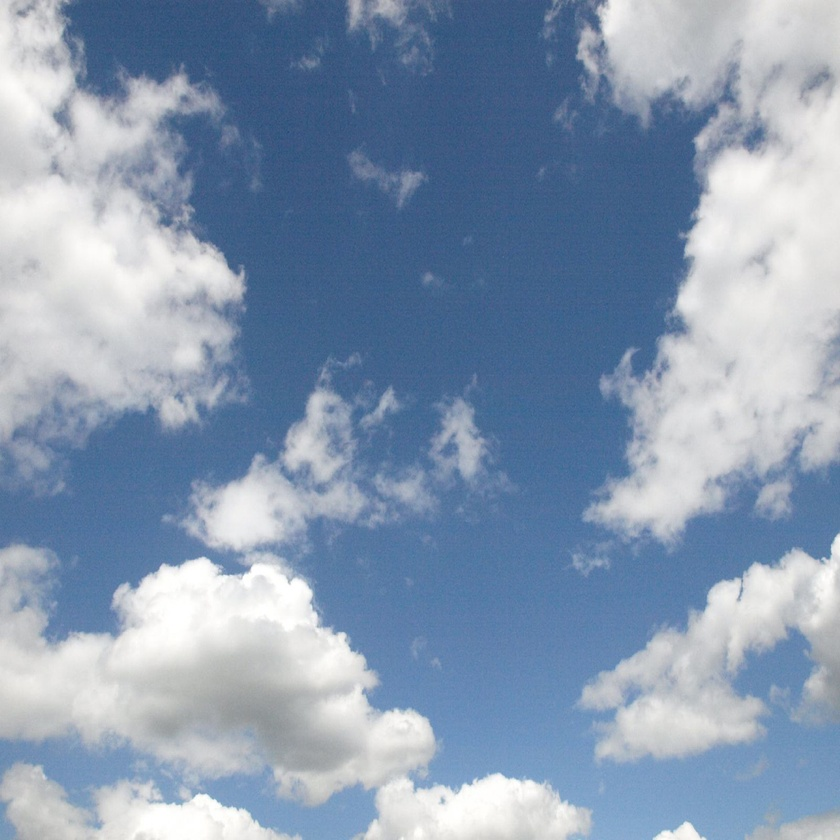
#> input picture test.jpg, 840 x 840 px, shrunk from 1024 x 1024 before the run
$ jupyter execute Testing.ipynb   (shell and % lines are left out)
#> lines starting #> are read from the running program, lines starting #| are printed output that depends on the picture
### utilities.py
"""
This file will contain some utility code
that will be useful when processing images.

Most of the functions here will be used in
Jupyter notebook in order to load, show and
analyse images in the correct format
(Matplotlib), and convert between colour
spaces (E.g BGR -> RGB).

Some other code may be dumped here if
its being used a lot in multiple scripts.
"""
# Version 0.1 - Python 3.x

import cv2, sys, os
import numpy as np
import cv2
import files

# This holds the strings for the conversion
# for the conversion codes. Feel free to add
# more strings if you need a different space
# for analysis (format = "{SPACE1}2{SPACE2})
convert_strs = {
				 "BGR2RGB" : cv2.COLOR_BGR2RGB,
				 "BGR2GRAY": cv2.COLOR_BGR2GRAY,
				 "RGB2BGR" : cv2.COLOR_RGB2BGR,
				 "RGB2GRAY": cv2.COLOR_RGB2GRAY,
			   }

def convert_spaces(img:np.ndarray, spaces:str) -> np.ndarray:

	# Return a new image in the converted space
	return cv2.cvtColor(img, convert_strs[spaces])


def read_image(path:str, spaces:str="BGR2RGB") -> np.ndarray:
	"""
	This funtion will use OpenCV to load an image.
	Note that the default colour space is BGR. To
	convert between spcaes, just change the default
	'key' argument (see convert_strs).

	path - string representing the path of the image
	spaces - string representing key in the convert_dir
	"""
#> called with path = 'test.jpg', spaces = 'BGR2GRAY'

	# Load image (BGR)
	img = cv2.imread(path)
#> img is the input picture: shape (840, 840, 3); mean B, G, R 177.6, 153.9, 135.1

	# Returns the converted image
	return convert_spaces(img, spaces)
#> in convert_spaces, `return cv2.cvtColor(img, convert_strs[spaces])`:
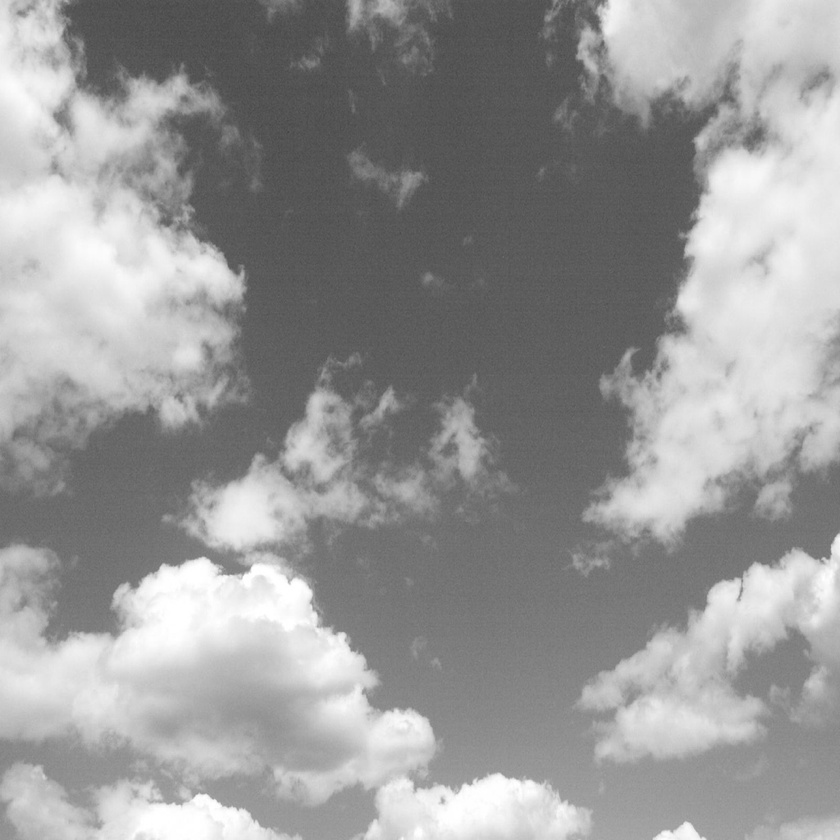
#> returned value: shape (840, 840); min 68, max 255, mean 150.9
# [37 lines left out: functions save_image, update_line, not called in this run]


## Any questions on this code, please just
## ask me (Mat)

### Testing.ipynb
[cell 1]
from utilities import *
from matplotlib import pyplot as plt
import numpy as np

# Get the image for conversion here
img = read_image("test.jpg", "BGR2GRAY")
img_blur = read_image("test_blur.jpg", "BGR2GRAY")
#> call 2 of read_image, with path = 'test_blur.jpg', spaces = 'BGR2GRAY'
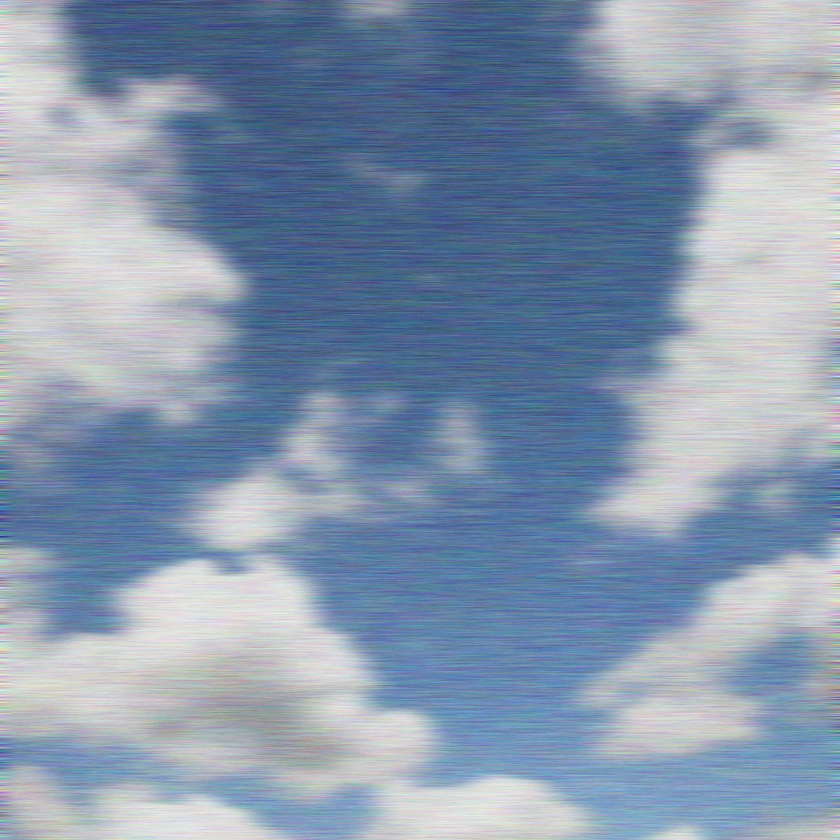
#> input picture test_blur.jpg, 840 x 840 px, shrunk from 1024 x 1024 before the run
#> in read_image, img is the input picture: shape (840, 840, 3); mean B, G, R 173.5, 151.2, 134
#> call 2 of convert_spaces, with spaces = 'BGR2GRAY'
#> in convert_spaces (call 2), `return cv2.cvtColor(img, convert_strs[spaces])`:
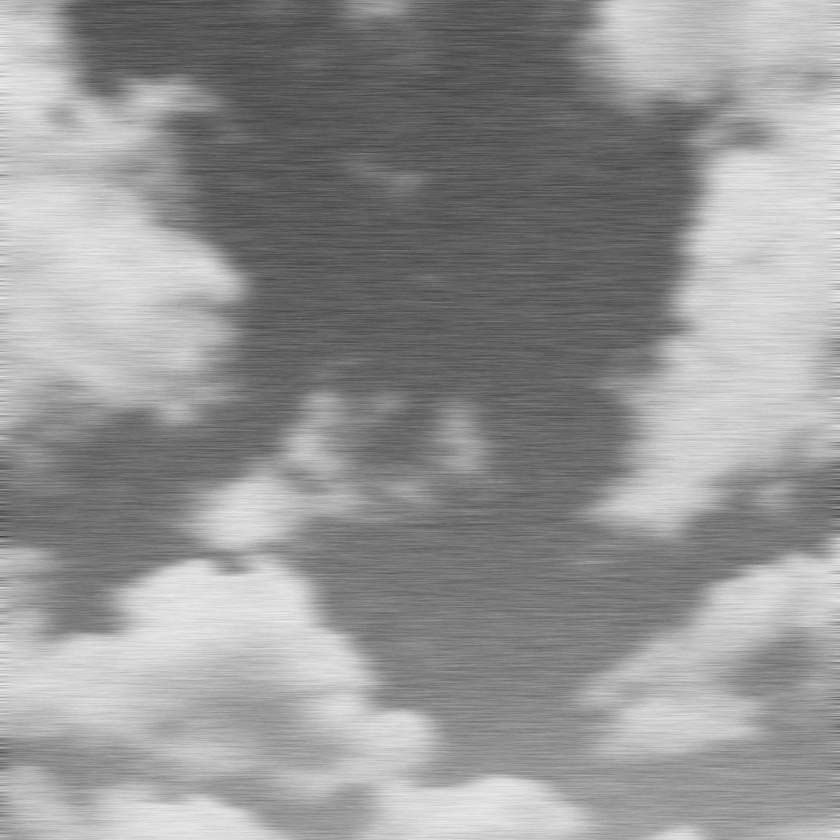
#> returned value: shape (840, 840); min 55, max 242, mean 148.6

# Get the fourier of both
fft1 = np.fft.fft2(img)
fft2 = np.fft.fft2(img_blur)

# Shift them
fft1 = np.fft.fftshift(fft1)
fft2 = np.fft.fftshift(fft2)

# Get magnitude spectrums
mag1  = 20*np.log(np.abs(fft1))
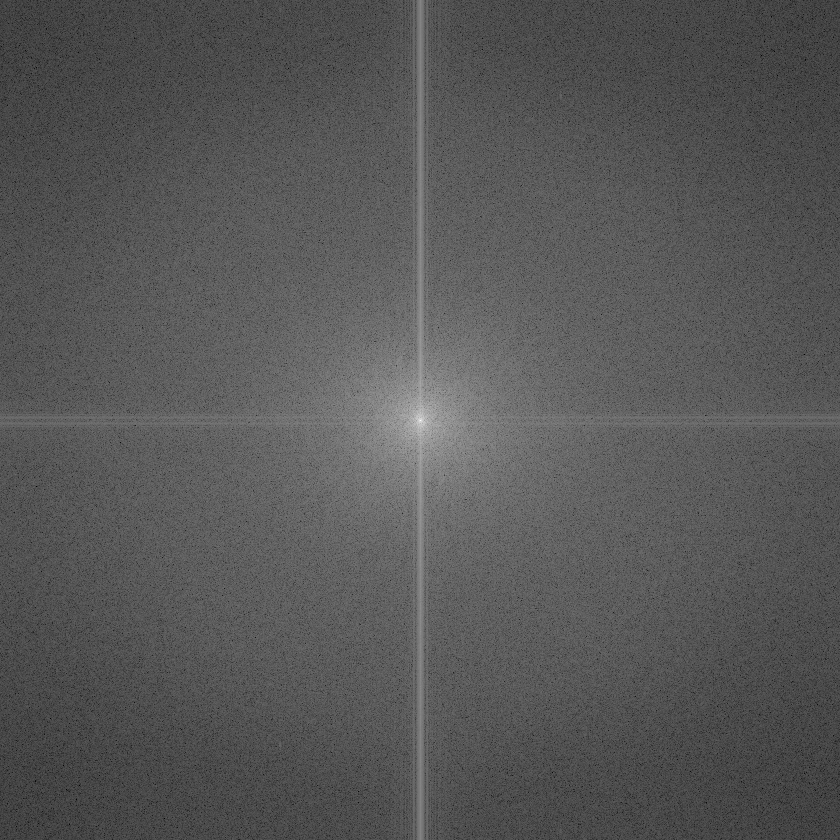
#> mag1: shape (840, 840) float64; min 26.96, max 369.7, mean 144.6; drawn with min black and max white
mag2  = 20*np.log(np.abs(fft2))
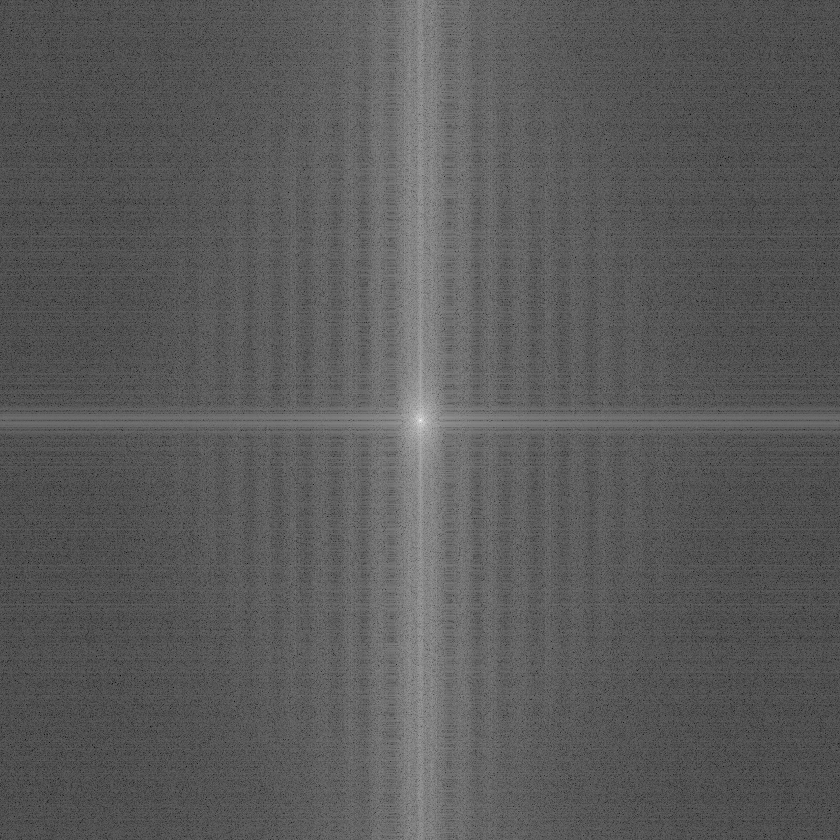
#> mag2: shape (840, 840) float64; min 9.53, max 369.4, mean 137.3; drawn with min black and max white

plt.imshow(mag2, cmap = 'gray')
plt.xticks([]), plt.yticks([])
plt.savefig("mag2.jpg")
